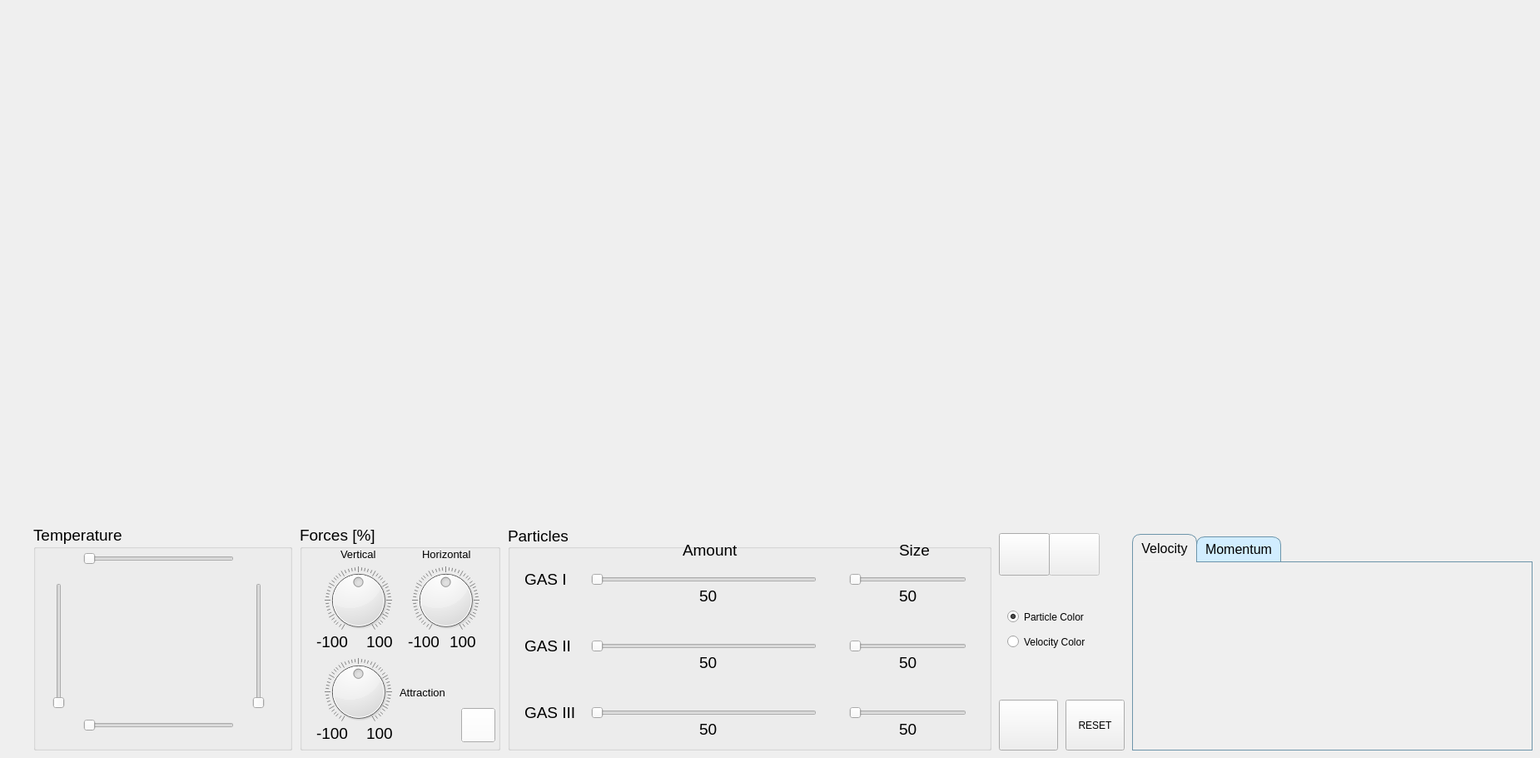
    <widget class="QWidget" name="tab_3">
     <property name="autoFillBackground">
      <bool>true</bool>
     </property>
     <attribute name="title">
      <string>Sandbox</string>
     </attribute>
     <widget class="QGroupBox" name="temperatureGroupBoxTab2">
      <property name="geometry">
       <rect>
        <x>40</x>
        <y>630</y>
        <width>311</width>
        <height>271</height>
       </rect>
      </property>
      <property name="font">
       <font>
        <pointsize>14</pointsize>
       </font>
      </property>
      <property name="title">
       <string>Temperature</string>
      </property>
      <widget class="QSlider" name="temperatureUpSliderTab2">
       <property name="geometry">
        <rect>
         <x>60</x>
         <y>30</y>
         <width>181</width>
         <height>22</height>
        </rect>
       </property>
       <property name="minimum">
        <number>1</number>
       </property>
       <property name="maximum">
        <number>100</number>
       </property>
       <property name="orientation">
        <enum>Qt::Horizontal</enum>
       </property>
      </widget>
      <widget class="QSlider" name="temperatureDownSliderTab2">
       <property name="geometry">
        <rect>
         <x>60</x>
         <y>230</y>
         <width>181</width>
         <height>22</height>
        </rect>
       </property>
       <property name="minimum">
        <number>1</number>
       </property>
       <property name="maximum">
        <number>100</number>
       </property>
       <property name="orientation">
        <enum>Qt::Horizontal</enum>
       </property>
      </widget>
      <widget class="QSlider" name="temperatureLeftSliderTab2">
       <property name="geometry">
        <rect>
         <x>20</x>
         <y>70</y>
         <width>22</width>
         <height>151</height>
        </rect>
       </property>
       <property name="minimum">
        <number>1</number>
       </property>
       <property name="maximum">
        <number>100</number>
       </property>
       <property name="orientation">
        <enum>Qt::Vertical</enum>
       </property>
      </widget>
      <widget class="QSlider" name="temperatureRightSliderTab2">
       <property name="geometry">
        <rect>
         <x>260</x>
         <y>70</y>
         <width>22</width>
         <height>151</height>
        </rect>
       </property>
       <property name="minimum">
        <number>1</number>
       </property>
       <property name="maximum">
        <number>100</number>
       </property>
       <property name="orientation">
        <enum>Qt::Vertical</enum>
       </property>
      </widget>
      <widget class="QWidget" name="horizontalLayoutWidget_2">
       <property name="geometry">
        <rect>
         <x>60</x>
         <y>70</y>
         <width>181</width>
         <height>151</height>
        </rect>
       </property>
       <layout class="QHBoxLayout" name="infoLayoutTab2"/>
      </widget>
     </widget>
     <widget class="QWidget" name="horizontalLayoutWidget_9">
      <property name="geometry">
       <rect>
        <x>40</x>
        <y>20</y>
        <width>1801</width>
        <height>601</height>
       </rect>
      </property>
      <layout class="QHBoxLayout" name="particlesFrameTab2"/>
     </widget>
     <widget class="QPushButton" name="runButtonTab2">
      <property name="enabled">
       <bool>false</bool>
      </property>
      <property name="geometry">
       <rect>
        <x>1260</x>
        <y>640</y>
        <width>61</width>
        <height>51</height>
       </rect>
      </property>
      <property name="font">
       <font>
        <pointsize>14</pointsize>
       </font>
      </property>
      <property name="text">
       <string/>
      </property>
      <property name="icon">
       <iconset resource="graphics.qrc">
        <normaloff>:/new/icons/images/play.png</normaloff>:/new/icons/images/play.png</iconset>
      </property>
      <property name="iconSize">
       <size>
        <width>32</width>
        <height>32</height>
       </size>
      </property>
     </widget>
     <widget class="QPushButton" name="pauseButtonTab2">
      <property name="enabled">
       <bool>true</bool>
      </property>
      <property name="geometry">
       <rect>
        <x>1200</x>
        <y>640</y>
        <width>61</width>
        <height>51</height>
       </rect>
      </property>
      <property name="font">
       <font>
        <pointsize>14</pointsize>
       </font>
      </property>
      <property name="text">
       <string/>
      </property>
      <property name="icon">
       <iconset resource="graphics.qrc">
        <normaloff>:/new/icons/images/stop.png</normaloff>:/new/icons/images/stop.png</iconset>
      </property>
      <property name="iconSize">
       <size>
        <width>32</width>
        <height>32</height>
       </size>
      </property>
     </widget>
     <widget class="QGroupBox" name="forceGroupBoxTab2">
      <property name="geometry">
       <rect>
        <x>360</x>
        <y>630</y>
        <width>241</width>
        <height>271</height>
       </rect>
      </property>
      <property name="font">
       <font>
        <pointsize>14</pointsize>
       </font>
      </property>
      <property name="title">
       <string>Forces [%]</string>
      </property>
      <widget class="QDial" name="horizontalForceTab2">
       <property name="geometry">
        <rect>
         <x>130</x>
         <y>50</y>
         <width>91</width>
         <height>81</height>
        </rect>
       </property>
       <property name="minimum">
        <number>-100</number>
       </property>
       <property name="maximum">
        <number>100</number>
       </property>
       <property name="notchesVisible">
        <bool>true</bool>
       </property>
      </widget>
      <widget class="QDial" name="verticalForceTab2">
       <property name="geometry">
        <rect>
         <x>30</x>
         <y>50</y>
         <width>81</width>
         <height>81</height>
        </rect>
       </property>
       <property name="minimum">
        <number>-100</number>
       </property>
       <property name="maximum">
        <number>100</number>
       </property>
       <property name="notchesVisible">
        <bool>true</bool>
       </property>
      </widget>
      <widget class="QDial" name="attractionForceTab2">
       <property name="geometry">
        <rect>
         <x>30</x>
         <y>160</y>
         <width>81</width>
         <height>81</height>
        </rect>
       </property>
       <property name="layoutDirection">
        <enum>Qt::LeftToRight</enum>
       </property>
       <property name="minimum">
        <number>-100</number>
       </property>
       <property name="maximum">
        <number>100</number>
       </property>
       <property name="value">
        <number>0</number>
       </property>
       <property name="sliderPosition">
        <number>0</number>
       </property>
       <property name="tracking">
        <bool>true</bool>
       </property>
       <property name="wrapping">
        <bool>false</bool>
       </property>
       <property name="notchTarget">
        <double>4.000000000000000</double>
       </property>
       <property name="notchesVisible">
        <bool>true</bool>
       </property>
      </widget>
      <widget class="QLabel" name="max1LabelTab3">
       <property name="geometry">
        <rect>
         <x>80</x>
         <y>130</y>
         <width>41</width>
         <height>21</height>
        </rect>
       </property>
       <property name="font">
        <font>
         <family>Arial</family>
         <pointsize>14</pointsize>
        </font>
       </property>
       <property name="text">
        <string>100</string>
       </property>
      </widget>
      <widget class="QLabel" name="max2LabelTab3">
       <property name="geometry">
        <rect>
         <x>180</x>
         <y>130</y>
         <width>41</width>
         <height>21</height>
        </rect>
       </property>
       <property name="font">
        <font>
         <family>Arial</family>
         <pointsize>14</pointsize>
        </font>
       </property>
       <property name="text">
        <string>100</string>
       </property>
      </widget>
      <widget class="QLabel" name="max3LabelTab3">
       <property name="geometry">
        <rect>
         <x>80</x>
         <y>240</y>
         <width>41</width>
         <height>21</height>
        </rect>
       </property>
       <property name="font">
        <font>
         <family>Arial</family>
         <pointsize>14</pointsize>
        </font>
       </property>
       <property name="text">
        <string>100</string>
       </property>
      </widget>
      <widget class="QLabel" name="min1LabelTab3">
       <property name="geometry">
        <rect>
         <x>20</x>
         <y>130</y>
         <width>41</width>
         <height>21</height>
        </rect>
       </property>
       <property name="font">
        <font>
         <family>Arial</family>
         <pointsize>14</pointsize>
        </font>
       </property>
       <property name="text">
        <string>-100</string>
       </property>
      </widget>
      <widget class="QLabel" name="min2LabelTab3">
       <property name="geometry">
        <rect>
         <x>130</x>
         <y>130</y>
         <width>41</width>
         <height>21</height>
        </rect>
       </property>
       <property name="font">
        <font>
         <family>Arial</family>
         <pointsize>14</pointsize>
        </font>
       </property>
       <property name="text">
        <string>-100</string>
       </property>
      </widget>
      <widget class="QLabel" name="min3LabelTab3">
       <property name="geometry">
        <rect>
         <x>20</x>
         <y>240</y>
         <width>41</width>
         <height>21</height>
        </rect>
       </property>
       <property name="font">
        <font>
         <family>Arial</family>
         <pointsize>14</pointsize>
        </font>
       </property>
       <property name="text">
        <string>-100</string>
       </property>
      </widget>
      <widget class="QLabel" name="gravityVerticalLabellTab2">
       <property name="geometry">
        <rect>
         <x>49</x>
         <y>20</y>
         <width>51</width>
         <height>31</height>
        </rect>
       </property>
       <property name="font">
        <font>
         <pointsize>10</pointsize>
         <weight>50</weight>
         <bold>false</bold>
        </font>
       </property>
       <property name="text">
        <string>Vertical</string>
       </property>
      </widget>
      <widget class="QLabel" name="gravityHorizontalLabellTab2">
       <property name="geometry">
        <rect>
         <x>147</x>
         <y>20</y>
         <width>61</width>
         <height>31</height>
        </rect>
       </property>
       <property name="font">
        <font>
         <pointsize>10</pointsize>
         <weight>50</weight>
         <bold>false</bold>
        </font>
       </property>
       <property name="text">
        <string>Horizontal</string>
       </property>
      </widget>
      <widget class="QLabel" name="forceInnerLabelTab2">
       <property name="geometry">
        <rect>
         <x>120</x>
         <y>186</y>
         <width>91</width>
         <height>31</height>
        </rect>
       </property>
       <property name="font">
        <font>
         <pointsize>10</pointsize>
         <weight>50</weight>
         <bold>false</bold>
        </font>
       </property>
       <property name="text">
        <string>Attraction</string>
       </property>
      </widget>
      <widget class="QPushButton" name="resetForcesSandbox">
       <property name="geometry">
        <rect>
         <x>194</x>
         <y>220</y>
         <width>41</width>
         <height>41</height>
        </rect>
       </property>
       <property name="palette">
        <palette>
         <active>
          <colorrole role="Button">
           <brush brushstyle="SolidPattern">
            <color alpha="255">
             <red>255</red>
             <green>255</green>
             <blue>255</blue>
            </color>
           </brush>
          </colorrole>
          <colorrole role="Midlight">
           <brush brushstyle="SolidPattern">
            <color alpha="255">
             <red>0</red>
             <green>255</green>
             <blue>255</blue>
            </color>
           </brush>
          </colorrole>
         </active>
         <inactive>
          <colorrole role="Button">
           <brush brushstyle="SolidPattern">
            <color alpha="255">
             <red>255</red>
             <green>255</green>
             <blue>255</blue>
            </color>
           </brush>
          </colorrole>
          <colorrole role="Midlight">
           <brush brushstyle="SolidPattern">
            <color alpha="255">
             <red>0</red>
             <green>255</green>
             <blue>255</blue>
            </color>
           </brush>
          </colorrole>
         </inactive>
         <disabled>
          <colorrole role="Button">
           <brush brushstyle="SolidPattern">
            <color alpha="255">
             <red>255</red>
             <green>255</green>
             <blue>255</blue>
            </color>
           </brush>
          </colorrole>
          <colorrole role="Midlight">
           <brush brushstyle="SolidPattern">
            <color alpha="255">
             <red>0</red>
             <green>255</green>
             <blue>255</blue>
            </color>
           </brush>
          </colorrole>
         </disabled>
        </palette>
       </property>
       <property name="font">
        <font>
         <pointsize>12</pointsize>
        </font>
       </property>
       <property name="autoFillBackground">
        <bool>true</bool>
       </property>
       <property name="styleSheet">
        <string notr="true"/>
       </property>
       <property name="text">
        <string/>
       </property>
       <property name="icon">
        <iconset resource="graphics.qrc">
         <normaloff>:/new/icons/images/reset_forces.png</normaloff>:/new/icons/images/reset_forces.png</iconset>
       </property>
       <property name="iconSize">
        <size>
         <width>50</width>
         <height>50</height>
        </size>
       </property>
       <property name="autoDefault">
        <bool>false</bool>
       </property>
       <property name="default">
        <bool>false</bool>
       </property>
       <property name="flat">
        <bool>false</bool>
       </property>
      </widget>
     </widget>
     <widget class="QGroupBox" name="particlesGroupBoxTab2">
      <property name="geometry">
       <rect>
        <x>610</x>
        <y>630</y>
        <width>581</width>
        <height>271</height>
       </rect>
      </property>
      <property name="font">
       <font>
        <pointsize>14</pointsize>
       </font>
      </property>
      <property name="title">
       <string>Particles</string>
      </property>
      <property name="alignment">
       <set>Qt::AlignLeading|Qt::AlignLeft|Qt::AlignVCenter</set>
      </property>
      <property name="flat">
       <bool>false</bool>
      </property>
      <property name="checkable">
       <bool>false</bool>
      </property>
      <widget class="QSlider" name="blueParticlesSliderTab2">
       <property name="geometry">
        <rect>
         <x>100</x>
         <y>50</y>
         <width>271</width>
         <height>31</height>
        </rect>
       </property>
       <property name="maximum">
        <number>300</number>
       </property>
       <property name="orientation">
        <enum>Qt::Horizontal</enum>
       </property>
      </widget>
      <widget class="QSlider" name="redParticlesSliderTab2">
       <property name="geometry">
        <rect>
         <x>100</x>
         <y>130</y>
         <width>271</width>
         <height>31</height>
        </rect>
       </property>
       <property name="maximum">
        <number>300</number>
       </property>
       <property name="orientation">
        <enum>Qt::Horizontal</enum>
       </property>
      </widget>
      <widget class="QSlider" name="greenParticlesSliderTab2">
       <property name="geometry">
        <rect>
         <x>100</x>
         <y>210</y>
         <width>271</width>
         <height>31</height>
        </rect>
       </property>
       <property name="maximum">
        <number>300</number>
       </property>
       <property name="orientation">
        <enum>Qt::Horizontal</enum>
       </property>
      </widget>
      <widget class="QSlider" name="blueParticlesSizeSliderTab2">
       <property name="geometry">
        <rect>
         <x>410</x>
         <y>50</y>
         <width>141</width>
         <height>31</height>
        </rect>
       </property>
       <property name="minimum">
        <number>0</number>
       </property>
       <property name="maximum">
        <number>100</number>
       </property>
       <property name="orientation">
        <enum>Qt::Horizontal</enum>
       </property>
      </widget>
      <widget class="QSlider" name="redParticlesSizeSliderTab2">
       <property name="geometry">
        <rect>
         <x>410</x>
         <y>130</y>
         <width>141</width>
         <height>31</height>
        </rect>
       </property>
       <property name="minimum">
        <number>0</number>
       </property>
       <property name="maximum">
        <number>100</number>
       </property>
       <property name="orientation">
        <enum>Qt::Horizontal</enum>
       </property>
      </widget>
      <widget class="QSlider" name="greenParticlesSizeSliderTab2">
       <property name="geometry">
        <rect>
         <x>410</x>
         <y>210</y>
         <width>141</width>
         <height>31</height>
        </rect>
       </property>
       <property name="minimum">
        <number>0</number>
       </property>
       <property name="maximum">
        <number>100</number>
       </property>
       <property name="orientation">
        <enum>Qt::Horizontal</enum>
       </property>
      </widget>
      <widget class="QLabel" name="particlesNumberLabellTab2">
       <property name="geometry">
        <rect>
         <x>210</x>
         <y>20</y>
         <width>91</width>
         <height>21</height>
        </rect>
       </property>
       <property name="font">
        <font>
         <pointsize>14</pointsize>
         <weight>50</weight>
         <bold>false</bold>
        </font>
       </property>
       <property name="text">
        <string>Amount</string>
       </property>
      </widget>
      <widget class="QLabel" name="particlesSizeLabellTab2">
       <property name="geometry">
        <rect>
         <x>470</x>
         <y>20</y>
         <width>81</width>
         <height>21</height>
        </rect>
       </property>
       <property name="font">
        <font>
         <pointsize>14</pointsize>
         <weight>50</weight>
         <bold>false</bold>
        </font>
       </property>
       <property name="text">
        <string>Size</string>
       </property>
      </widget>
      <widget class="QLabel" name="particlesType1LabellTab2">
       <property name="geometry">
        <rect>
         <x>20</x>
         <y>50</y>
         <width>61</width>
         <height>31</height>
        </rect>
       </property>
       <property name="font">
        <font>
         <pointsize>14</pointsize>
         <weight>50</weight>
         <bold>false</bold>
        </font>
       </property>
       <property name="text">
        <string>GAS I</string>
       </property>
      </widget>
      <widget class="QLabel" name="particlesType2LabellTab2">
       <property name="geometry">
        <rect>
         <x>20</x>
         <y>130</y>
         <width>61</width>
         <height>31</height>
        </rect>
       </property>
       <property name="font">
        <font>
         <pointsize>14</pointsize>
         <weight>50</weight>
         <bold>false</bold>
        </font>
       </property>
       <property name="text">
        <string>GAS II</string>
       </property>
      </widget>
      <widget class="QLabel" name="particlesType3LabellTab2">
       <property name="geometry">
        <rect>
         <x>20</x>
         <y>210</y>
         <width>61</width>
         <height>31</height>
        </rect>
       </property>
       <property name="font">
        <font>
         <pointsize>14</pointsize>
         <weight>50</weight>
         <bold>false</bold>
        </font>
       </property>
       <property name="text">
        <string>GAS III</string>
       </property>
      </widget>
      <widget class="QLabel" name="particlesNumberGas1LabellTab2">
       <property name="geometry">
        <rect>
         <x>230</x>
         <y>70</y>
         <width>31</width>
         <height>31</height>
        </rect>
       </property>
       <property name="font">
        <font>
         <pointsize>14</pointsize>
         <weight>50</weight>
         <bold>false</bold>
        </font>
       </property>
       <property name="text">
        <string>50</string>
       </property>
      </widget>
      <widget class="QLabel" name="particlesNumberGas2LabellTab2">
       <property name="geometry">
        <rect>
         <x>230</x>
         <y>150</y>
         <width>31</width>
         <height>31</height>
        </rect>
       </property>
       <property name="font">
        <font>
         <pointsize>14</pointsize>
         <weight>50</weight>
         <bold>false</bold>
        </font>
       </property>
       <property name="text">
        <string>50</string>
       </property>
      </widget>
      <widget class="QLabel" name="particlesNumberGas3LabellTab2">
       <property name="geometry">
        <rect>
         <x>230</x>
         <y>230</y>
         <width>31</width>
         <height>31</height>
        </rect>
       </property>
       <property name="font">
        <font>
         <pointsize>14</pointsize>
         <weight>50</weight>
         <bold>false</bold>
        </font>
       </property>
       <property name="text">
        <string>50</string>
       </property>
      </widget>
      <widget class="QLabel" name="particlesSizeGas1LabellTab2">
       <property name="geometry">
        <rect>
         <x>470</x>
         <y>70</y>
         <width>31</width>
         <height>31</height>
        </rect>
       </property>
       <property name="font">
        <font>
         <pointsize>14</pointsize>
         <weight>50</weight>
         <bold>false</bold>
        </font>
       </property>
       <property name="text">
        <string>50</string>
       </property>
      </widget>
      <widget class="QLabel" name="particlesSizeGas2LabellTab2">
       <property name="geometry">
        <rect>
         <x>470</x>
         <y>150</y>
         <width>31</width>
         <height>31</height>
        </rect>
       </property>
       <property name="font">
        <font>
         <pointsize>14</pointsize>
         <weight>50</weight>
         <bold>false</bold>
        </font>
       </property>
       <property name="text">
        <string>50</string>
       </property>
      </widget>
      <widget class="QLabel" name="particlesSizeGas3LabellTab2">
       <property name="geometry">
        <rect>
         <x>470</x>
         <y>230</y>
         <width>31</width>
         <height>31</height>
        </rect>
       </property>
       <property name="font">
        <font>
         <pointsize>14</pointsize>
         <weight>50</weight>
         <bold>false</bold>
        </font>
       </property>
       <property name="text">
        <string>50</string>
       </property>
      </widget>
     </widget>
     <widget class="QRadioButton" name="visualizationTypeParticleRadioButtonTab2">
      <property name="geometry">
       <rect>
        <x>1210</x>
        <y>730</y>
        <width>131</width>
        <height>21</height>
       </rect>
      </property>
      <property name="text">
       <string>Particle Color</string>
      </property>
      <property name="checked">
       <bool>true</bool>
      </property>
     </widget>
     <widget class="QRadioButton" name="visualizationTypeVelocityRadioButtonTab2">
      <property name="geometry">
       <rect>
        <x>1210</x>
        <y>760</y>
        <width>131</width>
        <height>21</height>
       </rect>
      </property>
      <property name="text">
       <string>Velocity Color</string>
      </property>
      <property name="checked">
       <bool>false</bool>
      </property>
     </widget>
     <widget class="QTabWidget" name="tabWidget_2">
      <property name="geometry">
       <rect>
        <x>1360</x>
        <y>640</y>
        <width>481</width>
        <height>261</height>
       </rect>
      </property>
      <property name="font">
       <font>
        <pointsize>12</pointsize>
        <weight>50</weight>
        <italic>false</italic>
        <bold>false</bold>
        <underline>false</underline>
        <kerning>true</kerning>
       </font>
      </property>
      <property name="autoFillBackground">
       <bool>false</bool>
      </property>
      <property name="styleSheet">
       <string notr="true">QTabWidget::pane {
	color: rgb(240, 240, 240);
    border: 1px solid #6d95aa;
    background: window;
}

QTabWidget::tab-bar:top {
    top: 1px;
}

QTabWidget::tab-bar:bottom {
    bottom: 1px;
}

QTabWidget::tab-bar:left {
    right: 1px;
}

QTabWidget::tab-bar:right {
    left: 1px;
}

QTabBar::tab {
    border: 1px solid #6d95aa;
    border-top-left-radius: 10px;
    border-top-right-radius: 10px;
}

QTabBar::tab:selected {
    background: window;
}

QTabBar::tab:!selected {
    background: #d1edff;	
}

QTabBar::tab:!selected:hover {
    background: #6d95aa;
}

QTabBar::tab:top:!selected {
    margin-top: 3px;
}

QTabBar::tab:bottom:!selected {
    margin-bottom: 3px;
}

QTabBar::tab:top, QTabBar::tab:bottom {
    min-width: 8ex;
    margin-right: -1px;
    padding: 5px 10px 5px 10px;
}

QTabBar::tab:top:selected {
    border-bottom-color: #f0f0f0;
}

QTabBar::tab:bottom:selected {
    border-top-color: none;
}

QTabBar::tab:top:last, QTabBar::tab:bottom:last,
QTabBar::tab:top:only-one, QTabBar::tab:bottom:only-one {
    margin-right: 0;
}

QTabBar::tab:left:!selected {
    margin-right: 3px;
}

QTabBar::tab:right:!selected {
    margin-left: 3px;
}

QTabBar::tab:left, QTabBar::tab:right {
    min-height: 8ex;
    margin-bottom: -1px;
    padding: 10px 5px 10px 5px;
}

QTabBar::tab:left:selected {
    border-left-color: none;
}

QTabBar::tab:right:selected {
    border-right-color: none;
}

QTabBar::tab:left:last, QTabBar::tab:right:last,
QTabBar::tab:left:only-one, QTabBar::tab:right:only-one {
    margin-bottom: 0;
}</string>
      </property>
      <property name="currentIndex">
       <number>0</number>
      </property>
      <widget class="QWidget" name="tab_A">
       <attribute name="title">
        <string>Velocity</string>
       </attribute>
       <widget class="QWidget" name="horizontalLayoutWidget_12">
        <property name="geometry">
         <rect>
          <x>10</x>
          <y>20</y>
          <width>461</width>
          <height>191</height>
         </rect>
        </property>
        <layout class="QHBoxLayout" name="velocityDistributionlLayoutTab2"/>
       </widget>
      </widget>
      <widget class="QWidget" name="tab_B">
       <attribute name="title">
        <string>Momentum</string>
       </attribute>
       <widget class="QWidget" name="horizontalLayoutWidget_13">
        <property name="geometry">
         <rect>
          <x>10</x>
          <y>20</y>
          <width>461</width>
          <height>191</height>
         </rect>
        </property>
        <layout class="QHBoxLayout" name="momentumDistributionlLayoutTab2"/>
       </widget>
      </widget>
     </widget>
     <widget class="QPushButton" name="resetPushButton_tab2">
      <property name="geometry">
       <rect>
        <x>1280</x>
        <y>840</y>
        <width>71</width>
        <height>61</height>
       </rect>
      </property>
      <property name="text">
       <string>RESET</string>
      </property>
     </widget>
     <widget class="QPushButton" name="randomPushButton_tab2">
      <property name="geometry">
       <rect>
        <x>1200</x>
        <y>840</y>
        <width>71</width>
        <height>61</height>
       </rect>
      </property>
      <property name="text">
       <string/>
      </property>
      <property name="icon">
       <iconset resource="graphics.qrc">
        <normaloff>:/new/icons/images/random.png</normaloff>:/new/icons/images/random.png</iconset>
      </property>
      <property name="iconSize">
       <size>
        <width>50</width>
        <height>50</height>
       </size>
      </property>
     </widget>
    </widget>
